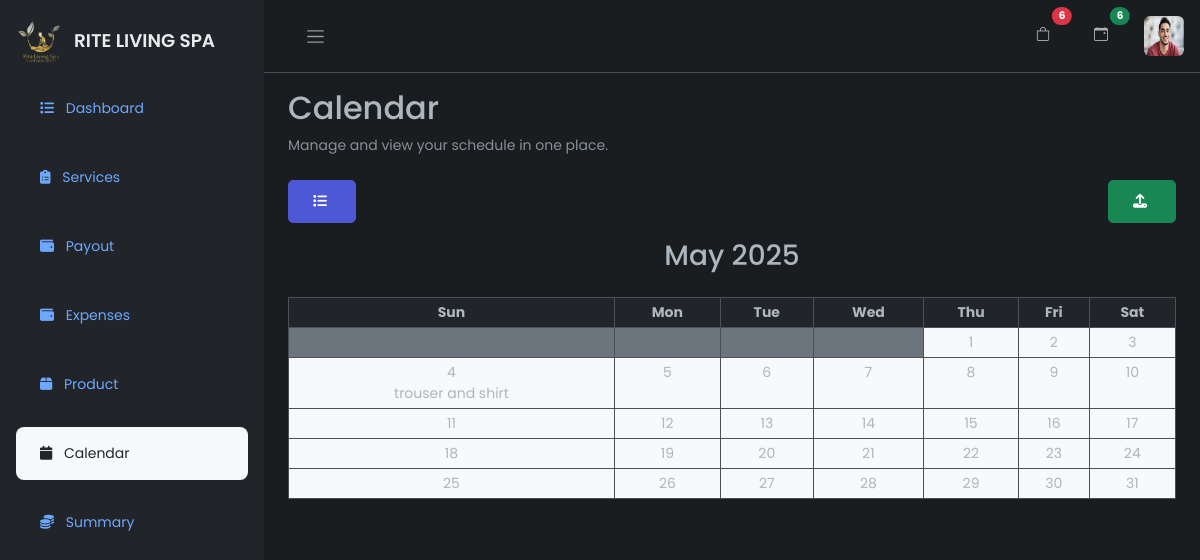
Screenshot of /calender (signed in) with the database file from the repository.
### firstApp/models.py (models this page shows, shortened)
class CustomUser(AbstractBaseUser, PermissionsMixin):
    email = models.EmailField(unique=True)
    first_name = models.CharField(max_length=255, blank=True)
    last_name = models.CharField(max_length=255, blank=True)
    is_secretary = models.BooleanField(blank=True, null=True, default=False)
    is_not_secretary = models.BooleanField(blank=True, null=True, default=False)
    is_admin = models.BooleanField(blank=True, null=True, default=False)
    is_active = models.BooleanField(default=True)
    is_staff = models.BooleanField(default=False)
    date_joined = models.DateTimeField(default=timezone.now)
    objects = CustomUserManager()
    USERNAME_FIELD = 'email'
    REQUIRED_FIELDS = []  # You can add more fields here like ['full_name']

class UserProfile(models.Model):
    user = models.OneToOneField(CustomUser, on_delete=models.CASCADE, related_name='profile', blank=True, null=True)
    profile_picture = models.ImageField(upload_to='profile_pics/', blank=True, null=True)
    phone_number = models.CharField(max_length=15, blank=True, null=True)
    address = models.TextField(blank=True, null=True)
    birthday = models.DateField(blank=True, null=True)
    bio = models.TextField(blank=True, null=True)
    facebook = models.URLField(max_length=200, blank=True, null=True)
    twitter = models.URLField(max_length=200, blank=True, null=True)
    instagram = models.URLField(max_length=200, blank=True, null=True)
    linkedin = models.URLField(max_length=200, blank=True, null=True)

class Uniform(models.Model):
    uniform_date = models.DateField()  # Single field to store the full date
    uniform_type = models.CharField(max_length=100)
    uniform_color = models.CharField(max_length=50)
    uniform_notes = models.TextField(blank=True, null=True)
    class Meta:
        constraints = [
            models.UniqueConstraint(fields=['uniform_date'], name='unique_uniform_date')
        ]

### firstApp/views.py (the view)
# urls.py: path('calender', CalenderPageView, name='calenderpage'),
@login_required(login_url='loginpage')
def CalenderPageView(request):
    today = datetime.today()
    month = today.month
    year = today.year
    cal = calendar.Calendar(firstweekday=6)  # Starts on Sunday
    month_days = cal.monthdayscalendar(year, month)
    days_of_week = []
    for week in month_days:
        week_days = []
        for day in week:
            if day != 0:  # If day is not 0, it is a valid day of the month
                uniform = Uniform.objects.filter(uniform_date__year=year, uniform_date__month=month, uniform_date__day=day).first()
                if uniform:
                    week_days.append({
                        'day': day,
                        'is_current_month': True,
                        'uniform': uniform,
                    })
                else:
                    week_days.append({
                        'day': day,
                        'is_current_month': True,
                        'uniform': None,
                    })
            else:
                week_days.append({
                    'day': '',
                    'is_current_month': False,
                    'uniform': None,
                })
        days_of_week.append(week_days)
    month_name = calendar.month_name[month]
    if request.method == 'POST':
        print(request.POST)
        uniform_id = request.POST.get('id')
        if uniform_id:
            uniform = get_object_or_404(Uniform, id=uniform_id)
            form = UniformForm(request.POST, instance=uniform)  # Bind the form to the existing uniform instance
        else:
            form = UniformForm(request.POST)
        if form.is_valid():
            form.save()  # Save the uniform data (either new or updated) to the database
            messages.success(request, "Uniform Saved successfully.")
        else:
            print("Form errors: ", form.errors)  # Debugging message to see any validation errors
    else:
        form = UniformForm()
    uniforms_for_month = Uniform.objects.filter(uniform_date__year=year, uniform_date__month=month)
    orders = Order.objects.select_related('client', 'product').order_by('-created_at')
    order_count = orders.count()
    total_bookings = SpaSessionBooking.objects.count()
    all_bookings = SpaSessionBooking.objects.all()
    context = {
        'orders': orders,
        'order_count': order_count,
        'status_choices': Order.STATUS_CHOICES,
        'calendar_weeks': days_of_week,
        'month_name': month_name,
        'year': year,
        'form': form,
        'uniforms_for_month': uniforms_for_month,
        'total_bookings': total_bookings,
        'all_bookings': all_bookings,
    }
    return render(request, 'auth/calender.html', context)

### firstApp/templates/auth/calender.html (shortened to what this page needs)
{% extends 'auth/maindash.html' %}
{% load static %}
{% block content %}
<div class="main">
    {% include 'auth/nav.html' %}
    <main class="content px-4 py-3" style="max-height: 90vh; overflow-y: auto;">
        <div class="mb-4">
            <h2>Calendar</h2>
            <p class="text-muted">Manage and view your schedule in one place.</p>
        </div>
        <div class="d-flex justify-content-between align-items-center mb-3">
            <button type="button" class="btn btn-brand" data-bs-toggle="modal" data-bs-target="#serviceListModal">
                <i class="fa fa-list pe-1"></i>
            </button>
            {% if request.user.is_secretary %}
            <button type="button" class="btn btn-success" data-bs-toggle="modal" data-bs-target="#postUniformModal">
                <i class="fa fa-upload pe-1"></i>
            </button>
            {% endif %}
        </div>
        <div class="calendar-container">
            <div class="calendar-header mb-4">
                <h3 class="text-center mb-3">{{ month_name }} {{ year }}</h3>
            </div>
            <table class="table table-bordered table-sm">
                <thead>
                    <tr>
                        <th class="text-center">Sun</th>
                        <th class="text-center">Mon</th>
                        <th class="text-center">Tue</th>
                        <th class="text-center">Wed</th>
                        <th class="text-center">Thu</th>
                        <th class="text-center">Fri</th>
                        <th class="text-center">Sat</th>
                    </tr>
                </thead>
                <tbody>
                    {% for week in calendar_weeks %}
                    <tr>
                        {% for day in week %}
                        <td class="text-center {% if day.is_current_month %}bg-light{% else %}bg-secondary text-white{% endif %}" id="day-{{ day.day }}">
                            <span class="day-number {% if day.day == 0 %}invisible{% endif %}">{{ day.day }}</span>
                            {% if day.uniform %}
                                <div class="uniform-info">
                                    <span class="uniform-type">{{ day.uniform.uniform_type }}</span><br>
                                </div>
                            {% endif %}
                        </td>
                        {% endfor %}
                    </tr>
                    {% endfor %}
                </tbody>
            </table>
        </div>
    </main>
</div>
{% endblock %}

### firstApp/templates/auth/nav.html (shortened to what this page needs)
{% load static %}
<nav class="navbar navbar-expand px-3 border-bottom">
    <button class="btn" id="sidebar-toggle" type="button">
        <span class="navbar-toggler-icon"></span>
    </button>
    <div class="navbar-collapse navbar">
        <ul class="navbar-nav">
            {% if request.user.is_secretary or request.user.is_superuser %}
            <li class="nav-item position-relative me-4">
                <a href="#" class="nav-link d-flex align-items-center" data-bs-toggle="modal"
                    data-bs-target="#ordersModal">
                    <i class="bi bi-bag me-1"></i>
                    <span class="position-absolute top-0 start-100 translate-middle badge rounded-pill bg-danger">
                        {{ order_count }}
                    </span>
                </a>
            </li>
            <li class="nav-item position-relative me-4">
                <a href="#" class="nav-link d-flex align-items-center" data-bs-toggle="modal"
                    data-bs-target="#sessionsModal">
                    <i class="bi bi-calendar-event me-1"></i>
                    {% if total_bookings > 0 %}
                    <span class="position-absolute top-0 start-100 translate-middle badge rounded-pill bg-success">
                        {{ total_bookings }}
                    </span>
                    {% endif %}
                </a>
            </li>
            {% endif %}
            <li class="nav-item dropdown">
                <a href="#" data-bs-toggle="dropdown" class="nav-icon pe-md-0">
                    <img src="{% if request.user.profile.profile_picture %}{{ request.user.profile.profile_picture.url }}{% else %}{% static 'firstApp/images/defaultprofile.png' %}{% endif %}"
                        class="avatar img-fluid rounded" alt="Profile Picture">
                </a>
            </li>
        </ul>
    </div>
</nav>

### static/firstApp/css/dashboard.css (style rules this page uses)
:root { --c-dark: #212529; --c-brand: #4e57d4; --c-brand-light: #6970dd; --c-brand-rgb: 78, 87, 212; --c-body: #727272; --font-base: "Poppins", sans-serif; --box-shadow: 0px 15px 25px rgba(0,0,0,0.08); --transition: all 0.5s ease; }
body { font-family: 'Poppins', sans-serif; font-size: 0.875rem; opacity: 1; overflow-y: hidden; margin: 0; }
a { cursor: pointer; text-decoration: none; font-family: 'Poppins', sans-serif; }
.btn { font-weight: 600; font-size: 14px; text-transform: uppercase; border-radius: 5px; padding: 10px 24px; }
.btn-brand { background-color: var(--c-brand); border-color: var(--c-brand); color: white; }
li { list-style: none; }
.main { display: flex; flex-direction: column; min-height: 100vh; min-width: 0; overflow: hidden; transition: all 0.35s ease-in-out; width: 100%; background: var(--bs-dark-bg-subtle); }
.avatar { height: 40px; width: 40px; }
.navbar-expand .navbar-nav { margin-left: auto; }
.content { flex: 1; max-width: 100vw; width: 100vw; }
@media (min-width:768px) { .content { max-width: auto; width: auto; } }

### rows the page displays
CustomUser: profile_picture (picture)
Uniform: day "4", uniform.uniform_type "trouser and shirt"

### other values shown
{{ order_count }} "6"
{{ total_bookings }} "6"
{{ day.day }} "1" "2" "3" "5" "6" "7" "8" "9" "10" "11" "12" "13" "14" "15" "16" "17" "18" "19" "20" "21" "22" "23" "24" "25" "26" "27" "28" "29" "30" "31"
